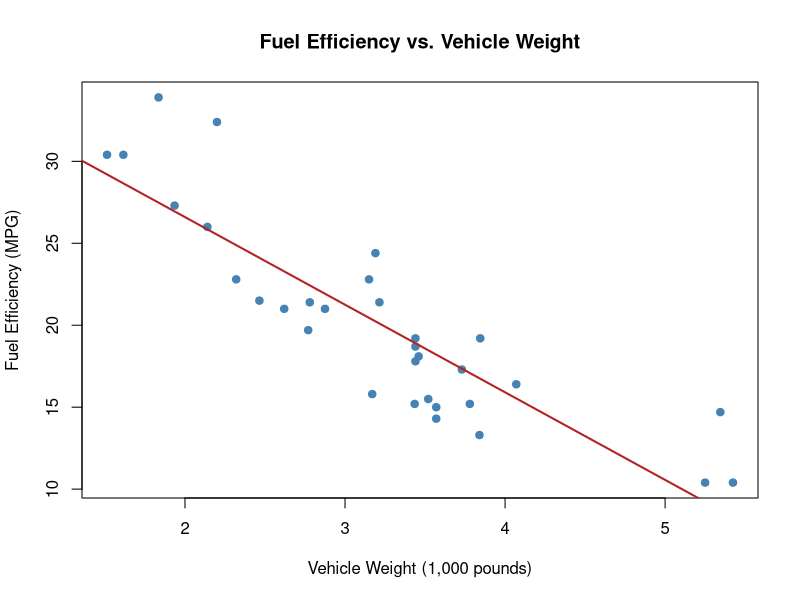

Here is the R script that generated this plot:
# Name: Lyle O'Dell
# Course: COP2073C - R Programming
# Assignment: Module 9 Programming Assignment
# Date: November 4, 2026

# Explore the relationship between vehicle weight and fuel efficiency.
data(mtcars)
plot(mtcars$wt, mtcars$mpg,
     main = "Fuel Efficiency vs. Vehicle Weight",
     xlab = "Vehicle Weight (1,000 pounds)",
     ylab = "Fuel Efficiency (MPG)",
     pch = 19, col = "steelblue")

# Fit the linear regression model and display its fitted line.
mpg_model <- lm(mpg ~ wt, data = mtcars)
abline(mpg_model, col = "firebrick", lwd = 2)

# Examine the slope, its p-value, and its 95% confidence interval.
model_summary <- summary(mpg_model)
slope <- coef(mpg_model)["wt"]
p_value <- model_summary$coefficients["wt", "Pr(>|t|)"]
slope_ci <- confint(mpg_model, "wt", level = 0.95)

cat(sprintf("Slope Estimate: %.6f\n", slope))
cat(sprintf("p-value: %.6g\n", p_value))
cat(sprintf("95%% Confidence Interval for Slope: %.6f %.6f\n",
            slope_ci[1], slope_ci[2]))
cat(sprintf("Each additional 1,000 pounds is associated with %.2f",
            abs(slope)), "fewer MPG on average.\n")

if (p_value < 0.05) {
  cat("The slope is statistically significant at the 0.05 level.\n")
} else {
  cat("The slope is not statistically significant at the 0.05 level.\n")
}

# Convert 6,000 pounds to the units used by mtcars and predict MPG.
vehicle_weight_lb <- 6000
new_car <- data.frame(wt = vehicle_weight_lb / 1000)
mpg_prediction <- predict(mpg_model, newdata = new_car,
                          interval = "prediction", level = 0.95)

cat("\nPredicted MPG for a 6,000-pound vehicle:\n")
print(mpg_prediction)

# Check whether this prediction extrapolates beyond the observed data.
weight_range <- range(mtcars$wt)
cat(sprintf("\nObserved weight range: %.3f to %.3f",
            weight_range[1], weight_range[2]))
cat(" thousand pounds.\n")

if (new_car$wt < weight_range[1] || new_car$wt > weight_range[2]) {
  cat("A 6,000-pound vehicle is outside the observed weight range.\n")
  cat("This is extrapolation, so the estimate is less reliable.\n")
  cat("The wide prediction interval also shows substantial uncertainty.\n")
  cat("Its negative lower bound is not physically meaningful for MPG.\n")
  cat("Use caution rather than trusting this prediction as precise.\n")
} else {
  cat("The weight is within the observed range, but predictions\n")
  cat("still have uncertainty and depend on model assumptions.\n")
}
